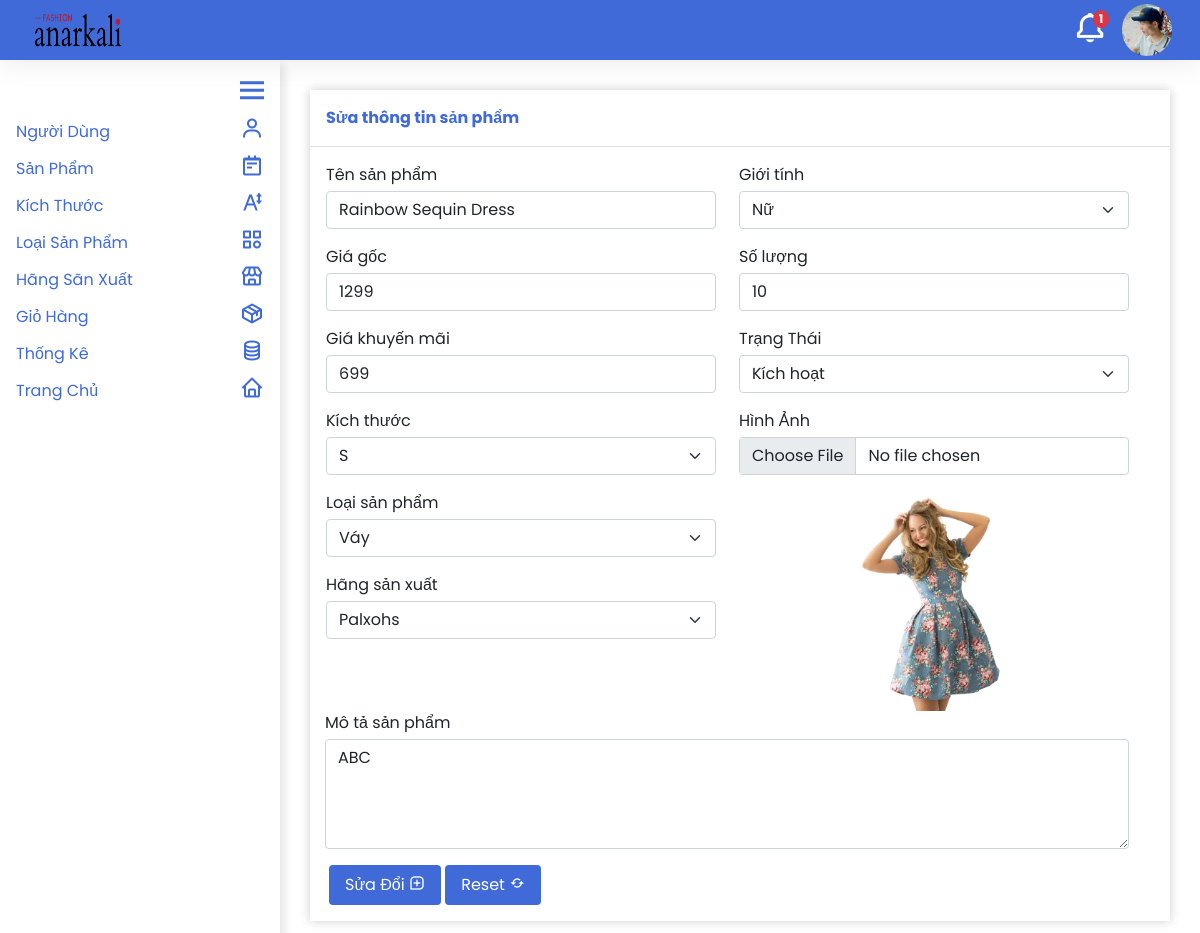
The page /quan_tri/san_pham/sua_san_pham.php?sanphamid=10&kichthuocid=1 (signed in) on the database its author committed.
### tables this page shows
CREATE TABLE `nguoidung` (
  `TaiKhoan` varchar(64) NOT NULL,
  `MatKhau` varchar(64) NOT NULL,
  `Email` varchar(64) NOT NULL,
  `HinhAnh` varchar(68) NOT NULL,
  `Quyen` int(1) NOT NULL,
  `TrangThai` int(1) NOT NULL
);

CREATE TABLE `sanpham` (
  `MaSanPham` int(64) NOT NULL,
  `TenSanPham` varchar(64) NOT NULL,
  `HinhAnh` varchar(69) NOT NULL,
  `GiaGoc` int(64) NOT NULL,
  `GiaKhuyenMai` int(64) NOT NULL,
  `MoTa` varchar(2000) NOT NULL,
  `GioiTinh` varchar(3) NOT NULL,
  `MaKichThuoc` int(64) NOT NULL,
  `MaLoaiSanPham` int(64) NOT NULL,
  `MaHangSanXuat` int(64) NOT NULL,
  `TrangThai` int(1) NOT NULL
);

CREATE TABLE `sanphamkichthuoc` (
  `MaKichThuoc` int(64) NOT NULL,
  `MaSanPham` int(64) NOT NULL,
  `SoLuong` int(64) NOT NULL,
  `BanDuoc` int(64) NOT NULL
);

### quan_tri/module/database.php (called while the page is built, shortened)
<?php
  function execute_query($sql, $params=NULL) {
    $server = 'localhost';
    $username = 'root';
    $password = '';
    $dbname = 'shopthoitrang';
    $conn = new PDO("mysql:host={$server};dbname={$dbname}", $username, $password);
    $stmt = $conn->prepare($sql);
    if (isset($params))
      foreach ($params as $key => $value)
        $stmt->bindValue($key,$value,PDO::PARAM_STR);
    $stmt->execute();
    return $stmt->fetchAll();
  }
?>

### quan_tri/san_pham/sua_san_pham.php (the view, shortened to what this page needs)
<?php
  include_once '../module/database.php';
  $masanpham = $_GET['sanphamid'];
  $makichthuoc = $_GET['kichthuocid'];
  $params = array('MaSanPham' => $masanpham, 'MaKichThuoc'=>$makichthuoc);
  $data = execute_query("SELECT * FROM sanpham WHERE MaSanPham=:MaSanPham AND MaKichThuoc=:MaKichThuoc", $params);
  if(count($data) == 0){
    alert('Sản phẩm không tồn tại !');
    location('quan_ly_san_pham.php');
    return;
  }else{
    $sanpham = $data[0];
    $kichthuocs = execute_query("SELECT * FROM kichthuoc ORDER BY MaKichThuoc");
    $loaisanphams = execute_query("SELECT * FROM loaisanpham ORDER BY MaLoaiSanPham");
    $hangsanxuats = execute_query("SELECT * FROM hangsanxuat ORDER BY MaHangSanXuat");
    $soluong =  execute_query("SELECT * FROM sanphamkichthuoc WHERE MaSanPham=:MaSanPham AND MaKichThuoc=:MaKichThuoc ORDER BY MaKichThuoc,MaSanPham", $params)[0];
  }
?>
<!DOCTYPE html>
<html lang="en">
<head>
  <?php
    include '../module/head.php';
  ?>
</head>
<body>
  <?php
    include '../module/header.php';
    include '../module/sidebar.php';
  ?>
  <form class='body' action='xu_ly_sua.php' method='post' enctype='multipart/form-data'>
    <div class='form'>
      <div class='title p-3 mb-3 border-bottom fw-bold'>Sửa thông tin sản phẩm</div>
      <div class="input-group px-3 row">
        <div class='col-md-6'>
          <div class='pb-3'>
            <div class='mb-1'>Tên sản phẩm</div>
            <input type="text" name='TenSanPham' class="form-control" id="TenSanPham" placeholder="Nhập tên sản phẩm" required="true" value='<?php echo $sanpham['TenSanPham']; ?>'>
          </div>
          <div class='pb-3'>
            <div class='mb-1'>Giá gốc</div>
            <input type="number" name='GiaGoc' class="form-control" id="GiaGoc" placeholder="Nhập giá gốc" required="true" value='<?php echo $sanpham['GiaGoc']; ?>'>
          </div>
          <div class='pb-3'>
            <div class='mb-1'>Giá khuyến mãi</div>
            <input type="number" name='GiaKhuyenMai' class="form-control" id="GiaKhuyenMai" placeholder="Nhập giá khuyến mãi" required="true" value='<?php echo $sanpham['GiaKhuyenMai']; ?>'>
          </div>
          <div class='pb-3'>
            <div class='mb-1'>Kích thước</div>
            <select name="KichThuoc" class="form-select" id="inputGroupSelect01 KichThuoc">
              <?php
                foreach($kichthuocs as $kichthuoc) {
                  if($kichthuoc[0] == $sanpham['MaKichThuoc'])
                    echo "<option selected value='{$kichthuoc['MaKichThuoc']}'>{$kichthuoc['KichThuoc']}</option>";
                  else
                    echo "<option value='{$kichthuoc['MaKichThuoc']}'>{$kichthuoc['KichThuoc']}</option>";
                }
              ?>
            </select>
          </div>
          <div class='pb-3'>
            <div class='mb-1'>Loại sản phẩm</div>
            <select name="TenLoaiSanPham" class="form-select" id="inputGroupSelect01 TenLoaiSanPham">
              <?php
                foreach($loaisanphams as $loaisanpham) {
                  if($loaisanpham[0] == $sanpham['MaLoaiSanPham'])
                    echo "<option selected value='{$loaisanpham['MaLoaiSanPham']}'>{$loaisanpham['TenLoaiSanPham']}</option>";
                  else
                    echo "<option value='{$loaisanpham['MaLoaiSanPham']}'>{$loaisanpham['TenLoaiSanPham']}</option>";
                }
              ?>
            </select>
          </div>
          <div class='pb-3'>
            <div class='mb-1'>Hãng sản xuất</div>
            <select name="TenHangSanXuat" class="form-select" id="inputGroupSelect01 TenHangSanXuat">
              <?php
                foreach($hangsanxuats as $hangsanxuat) {
                  if($hangsanxuat[0] == $sanpham['MaHangSanXuat'])
                    echo "<option selected value='{$hangsanxuat['MaHangSanXuat']}'>{$hangsanxuat['TenHangSanXuat']}</option>";
                  else
                    echo "<option value='{$hangsanxuat['MaHangSanXuat']}'>{$hangsanxuat['TenHangSanXuat']}</option>";
                }
              ?>
            </select>
          </div>
        </div>
        <div class='col-md-6'>
          <div class='pb-3'>
            <div class='mb-1'>Giới tính</div>
            <select name='GioiTinh' class="form-select" id="inputGroupSelect01 GioiTinh">
              <?php
                if($sanpham['GioiTinh'] == 1){
                  echo "
                  <option selected value='Nam'>Nam</option>
                  <option value='Nữ'>Nữ</option>";
                }
                else
                  echo "
                  <option value='Nam'>Nam</option>
                  <option selected value='Nữ'>Nữ</option>";
              ?>
            </select>
          </div>
          <div class='pb-3'>
            <div class='mb-1'>Số lượng</div>
            <input type="number" name='SoLuong' class="form-control" id="SoLuong" required="true" value="<?php echo $soluong['SoLuong']; ?>">
          </div>
          <div class='pb-3'>
            <div class='mb-1'>Trạng Thái</div>
            <select name='TrangThai' class="form-select" id="inputGroupSelect01 TrangThai">
              <?php
                if($sanpham['TrangThai'] == 1){
                  echo "
                  <option selected value='1'>Kích hoạt</option>
                  <option value='0'>Khóa</option>";
                }
                else
                  echo "
                  <option value='1'>Kích hoạt</option>
                  <option selected value='0'>Khóa</option>";
              ?>
            </select>
          </div>
          <div class='pb-3'>
            <div class='mb-1'>Hình Ảnh</div>
            <input type="file" name='HinhAnh' class="form-control" id="inputGroupFile01 HinhAnh">
          </div>
          <div class='d-flex justify-content-center align-items-center'>
            <img class='img_edit' src='../../data/san_pham/<?php echo $sanpham['HinhAnh'];?>'>
          </div>
        </div>
        <div class='col-md-12 pb-3'>
          <div class='mb-1'>Mô tả sản phẩm</div>
          <textarea type="text" name='MoTa' rows="4" class="form-control" id="MoTa" required="true"><?php echo $sanpham['MoTa']; ?></textarea>
        </div>
        <div class='action_container ps-3 pb-3'>
          <button class='button_edit text-white py-2 px-3 rounded' type='submit'>Sửa Đổi <i class='bx bx-message-square-add'></i></button>
          <button class='button_edit text-white py-2 px-3 rounded' type='reset'>Reset <i class='bx bx-refresh'></i></button>
        </div>
      </div>
      </div>
  </form>
</body>
</html>

### quan_tri/module/header.php
<div id='header' class='d-flex justify-content-between align-items-center container-fluid'>
  <img class='ms-3' id='logo' src="../../img/logo2.avif">
  <div class='d-flex align-items-center me-3'>
    <a class='bell_container position-relative' href='../gio_hang/quan_ly_gio_hang.php'>
      <?php
        $gio_hang = execute_query("SELECT COUNT(*) FROM giohang WHERE trangthai=0")[0][0];
        if($gio_hang > 0)
          echo "<div class='position-absolute text-decoration-none bg-danger fw-bold text-white notification_number'>{$gio_hang}</div>";
      ?>
      <i style='transform: scale(2.2);' class='bx bx-bell notification_icon text-white me-4'></i>
    </a>
    <?php
      $hinh_anh = execute_query('SELECT HinhAnh FROM nguoidung WHERE TaiKhoan=:tai_khoan', array('tai_khoan' => $_SESSION['TenTaiKhoan']))[0][0];
    ?>
    <img class='user_img' id='profile_image' src="../../data/nguoi_dung/<?php echo $hinh_anh; ?>">
  </div>
</div>

### quan_tri/style/style.css (style rules this page uses)
* { margin: 0; padding: 0; box-sizing: border-box; font-family: 'Poppins', sans-serif; }
#header { height: 60px; box-shadow: 0 0 30px rgba(0, 0, 0, 0.1); background-color: #3f6ad8; position: fixed; top: 0; left: 0; right: 0; z-index: 1000; }
#header #logo { width: 100px; height: 50px; cursor: pointer; }
#header .user_img { object-fit: cover; width: 50px; border-radius: 50px; cursor: pointer; }
#header .notification_icon { cursor: pointer; }
#header .bell_container .notification_number { z-index: 1000; left: 27%; top: -8px; font-size: 12px; padding: 0 6px; border-radius: 50%; }
.sidebar a, .body .form .title, .primary_color, .body .table_container .title { color: #3f6ad8; }
.body { margin-left: 310px; margin-top: 90px; margin-right: 30px; margin-bottom: 1000px; transition: 0.5s; }
.body .form { box-shadow: 0 0 10px rgba(0, 0, 0, 0.2); }
.button_add, .button_edit, .button_reset { background-color: #3f6ad8; border: none; transition: 0.25s; }
.body .img_edit { width: 220px; height: 220px; object-fit: cover; }

### rows shown on the page
nguoidung: HinhAnh (picture)
sanpham: TenSanPham "Rainbow Sequin Dress", GiaGoc "1299", GiaKhuyenMai "699", GioiTinh "Nữ", TrangThai "Kích hoạt", HinhAnh (picture), MoTa "ABC"
sanphamkichthuoc: SoLuong "10"

### other values the page prints
$gio_hang "1"
form field KichThuoc "S"
form field TenLoaiSanPham "Váy"
form field TenHangSanXuat "Palxohs"
